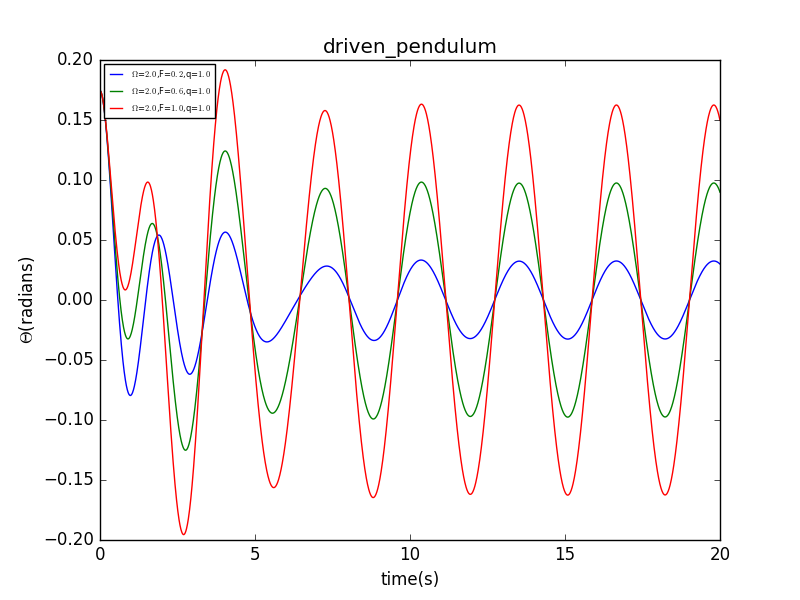

Recreate this plot in Python.
import math
import matplotlib.pyplot as plt

g=9.8
l=1.0
class driven_pendulum():
    def __init__(self,_omg0,_theta0,_dt,_time,_t0,_q,_FD,_Omega):
        self.omg=[_omg0]
        self.theta=[_theta0]
        self.t=[_t0]
        self.time=_time
        self.dt=_dt
        self.n=int(_time/_dt)
        self.q=_q
        self.FD=_FD
        self.Omega=_Omega
    def calculate(self):
        for i in range(self.n):
            self.omg.append(self.omg[-1]-g/l*self.theta[-1]*self.dt-self.q*self.omg[-1]*self.dt+self.FD*math.sin(self.Omega*self.t[-1])*self.dt)
            self.theta.append(self.theta[-1]+self.omg[-1]*self.dt)
            self.t.append(self.t[-1]+self.dt)
    def plot(self,color,label):
        plt.plot(self.t,self.theta,color,label="$\Omega$=$%.1f$,F=$%.1f$,q=$%.1f$"%(self.Omega,self.FD,self.q))

A=driven_pendulum(0,10*math.pi/180,0.01,20,0,1.0,0.2,2)
B=driven_pendulum(0,10*math.pi/180,0.01,20,0,1.0,0.6,2)
C=driven_pendulum(0,10*math.pi/180,0.01,20,0,1.0,1.0,2)
A.calculate()
B.calculate()
C.calculate()
A.plot('b-',label="$\Omega$=$2.0$,F=$0.2$,q=$1.0$")
B.plot('g-',label="$\Omega$=$2.0$,F=$0.6$,q=$1.0$")
C.plot('r-',label="$\Omega$=$2.0$,F=$1.0$,q=$1.0$")
plt.xlim(0,20)
plt.xlabel("time(s)")
plt.ylabel("$\Theta$(radians)")
plt.title("driven_pendulum")
plt.legend(fontsize=6,loc='best')
plt.savefig("driven_pendulum.png")

plt.show()